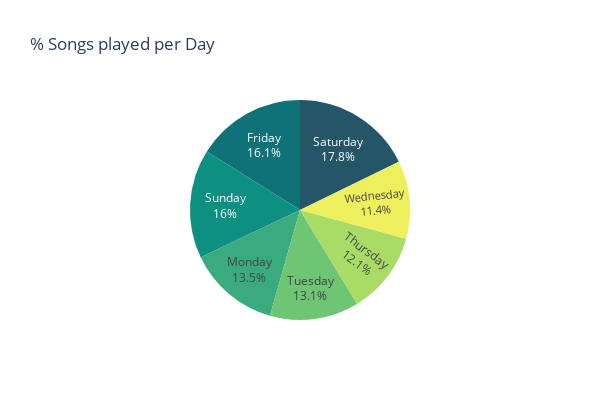

The cell this chart's notebook holds for it:
### Markdown cell above
I streamed more than 3500 minutes (~59 hours) of music in October and November, that's  understandable because   
I was on my vacation which included almost 3000 km (~1864 miles) of driving while playing music.

### Code cell
grp_day = pd.DataFrame(df_updated_streams.groupby(by='day')['minutes_played'].sum()).reset_index()
grp_day['minutes_played'] = round(grp_day.minutes_played, 2)

# Bar Plot
#fig = px.bar(grp_day, x='day', y='minutes_played', text='minutes_played', title='Songs streamed by day')
#fig.update_traces(texttemplate='%{text:.2s}', textposition='outside')
#fig.update_layout(uniformtext_minsize=8, uniformtext_mode='hide')
#fig.update_xaxes(categoryorder='total descending')
#fig.show()

# Pie Chart
fig = px.pie(grp_day, values='minutes_played', names='day', title='% Songs played per Day', width=600, height=400, color_discrete_sequence=px.colors.sequential.Aggrnyl)
fig.update_traces(textposition='inside', textinfo='percent+label')
fig.update_layout(showlegend=False)
fig.show()

### Figure 1 — Plotly figure (JSON) as saved in the notebook; plotly's stock layout.template omitted (floating-point values rounded to 4 significant figures)
{"data": [{"domain": {"x": [0, 1], "y": [0, 1]}, "hovertemplate": "day=%{label}<br>minutes_played=%{value}<extra></extra>", "labels": ["Friday", "Monday", "Saturday", "Sunday", "Thursday", "Tuesday", "Wednesday"], "legendgroup": "", "name": "", "showlegend": true, "textinfo": "percent+label", "textposition": "inside", "type": "pie", "values": [5542.0, 4656.0, 6121.0, 5510.0, 4170.0, 4514.0, 3943.0]}], "layout": {"height": 400, "legend": {"tracegroupgap": 0}, "piecolorway": ["rgb(36, 86, 104)", "rgb(15, 114, 121)", "rgb(13, 143, 129)", "rgb(57, 171, 126)", "rgb(110, 197, 116)", "rgb(169, 220, 103)", "rgb(237, 239, 93)"], "showlegend": false, "title": {"text": "% Songs played per Day"}, "width": 600}}
